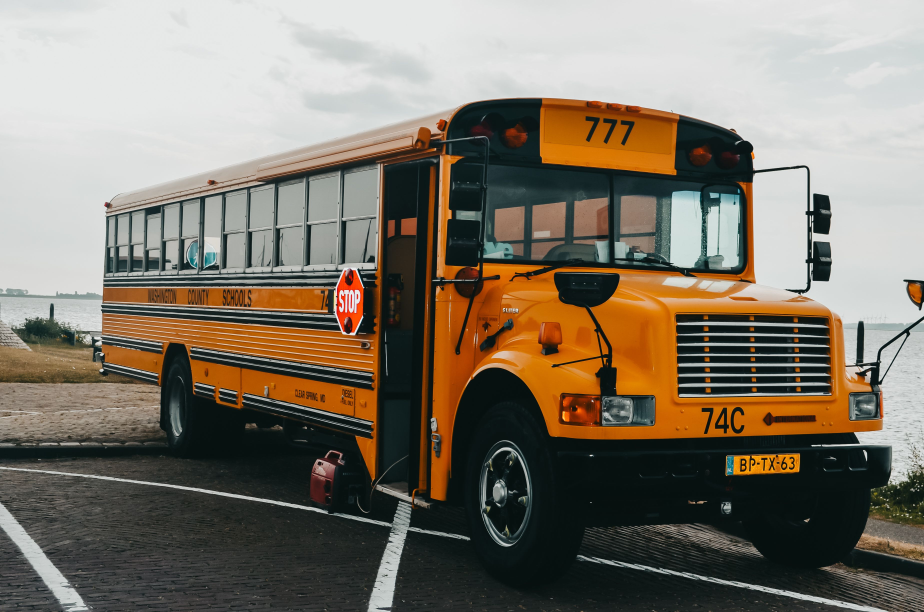
#> input picture out/precomputed/dl6_samples/01.jpg, 3696 x 2448 px (shown at 1/4 size); its folder holds 4 pictures in this run
$ python diag_dl6.py
#> lines starting #> are read from the running program, lines starting #| are printed output that depends on the picture
### train/train_dl6.py
"""DL-6 CNN Feature Map Visualization: no training. Takes pretrained MobileNetV2,
adds 5 intermediate layers as extra outputs, converts to fp16 .tflite, runs parity,
writes labels, metrics, golden files and the manifest entry.

Before running, put 20 sample images (jpg/png, free-to-use licences) in
    out/precomputed/dl6_samples/
and write their sources/licences in
    out/precomputed/dl6_samples_credits.txt

Run from the repo root:
    python -m train.train_dl6                      # strict parity, fp16 (guide default: 1e-2 absolute)
    python -m train.train_dl6 --parity relative    # fp16, relative/cosine parity (needs lead's OK)
    python -m train.train_dl6 --fp32               # fp32 model named dl6_mobilenetv2_fp32, strict 1e-4
"""
import argparse
import glob
import json
import os

import numpy as np
import tensorflow as tf
from tensorflow import keras
from PIL import Image

from common.seed import set_seed
from common.convert import keras_to_tflite
from common.metrics import write_metrics
from common.parity import parity_and_golden, run_tflite_keras
from common.manifest import make_entry, add_entry

NAME = 'dl6_mobilenetv2_fp16'
NAME_FP32 = 'dl6_mobilenetv2_fp32'
# criteria used ONLY with --parity relative (needs your team lead's OK):
REL_COSINE_MIN = 0.999     # cosine similarity of every output, Keras fp32 vs tflite
REL_MEAN_ERR_MAX = 0.05    # mean |diff| / mean |reference| of every feature map
REL_PRED_ABS_MAX = 0.02    # max |diff| of the class probabilities
SAMPLES_DIR = 'out/precomputed/dl6_samples'
CREDITS = 'out/precomputed/dl6_samples_credits.txt'
LABELS_OUT = 'out/precomputed/dl6_imagenet_labels.json'
MANIFEST_PART = 'out/manifest_c.json'
# feature maps from early (edges) to late (object parts)
TAPS = ['Conv1_relu', 'block_2_add', 'block_5_add', 'block_9_add', 'block_16_project_BN']
LABELS_URL = 'https://storage.googleapis.com/download.tensorflow.org/data/imagenet_class_index.json'


def load_image(path):
    """Shorter side resized to 224, centre crop 224x224, RGB, values 0-255 (float32)."""
#> called with path = 'out/precomputed/dl6_samples/01.jpg'
    img = Image.open(path).convert('RGB')
#> img is the input picture: PIL image 3696x2448 RGB; mean R, G, B 127.7, 118.9, 105.4
    w, h = img.size
#> w = 3696; h = 2448
    s = 224 / min(w, h)
#> s = 0.0915
    img = img.resize((max(224, round(w * s)), max(224, round(h * s))), Image.BILINEAR)
#> img: PIL image 338x224 RGB
    w, h = img.size
#> w = 338; h = 224
    l, t = (w - 224) // 2, (h - 224) // 2
#> l = 57; t = 0
    img = img.crop((l, t, l + 224, t + 224))
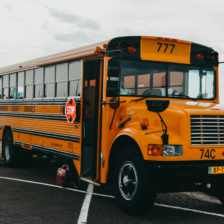
#> img: PIL image 224x224 RGB; mean R, G, B 114.5, 102.2, 85.5
    return np.asarray(img, dtype=np.float32)


# [142 lines left out: functions get_labels, build, tflite_io, relative_parity, main, not called in this run]


# [2 lines that do not run on import are left out]

### train/diag_dl6.py
"""Diagnostic for the DL-6 fp16 parity failure. Does NOT change any files.
Shows, for each output of the .tflite, how big the activations are and how far
the fp16 model drifts from the Keras fp32 model (absolute, relative, cosine similarity).

Run from the repo root, after train_dl6 has produced the .tflite:
    python -m train.diag_dl6
"""
import argparse
import glob
import json

import numpy as np
import tensorflow as tf

from train.train_dl6 import build, load_image, SAMPLES_DIR, NAME, LABELS_OUT


def main():
    ap = argparse.ArgumentParser()
    ap.add_argument('--random-weights', action='store_true', help='testing only')
    args = ap.parse_args()

    files = sorted(glob.glob(f'{SAMPLES_DIR}/*.jpg') + glob.glob(f'{SAMPLES_DIR}/*.jpeg')
                   + glob.glob(f'{SAMPLES_DIR}/*.png'))
    x = np.stack([load_image(f) for f in files]).astype(np.float32)
#> call 2 of load_image, with path = 'out/precomputed/dl6_samples/02.jpg'
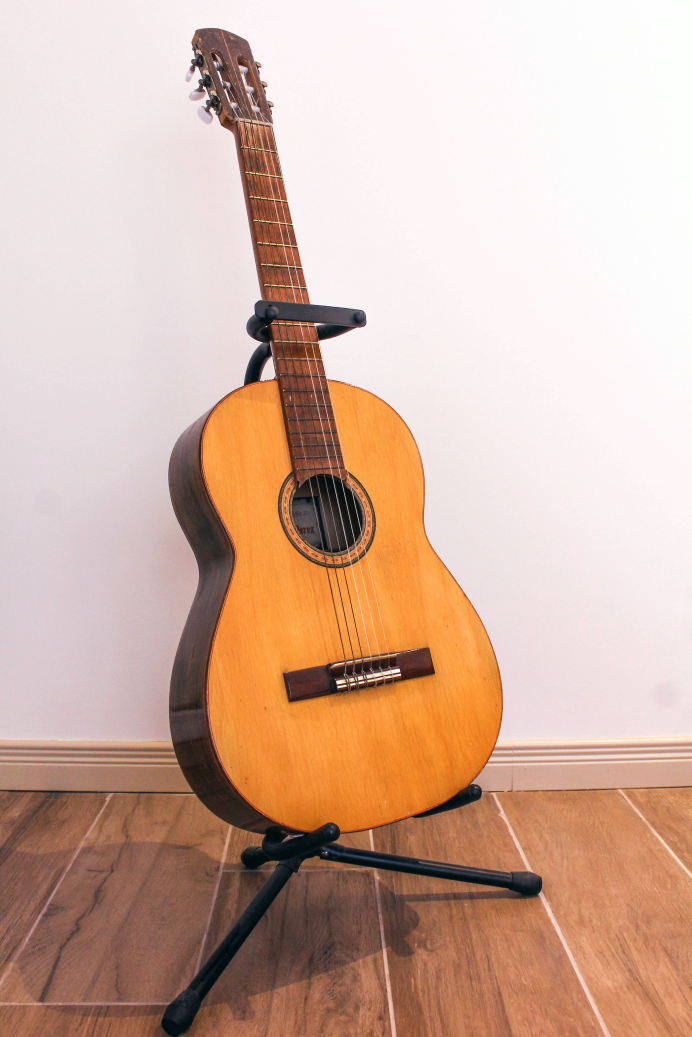
#> input picture out/precomputed/dl6_samples/02.jpg, 3456 x 5184 px (shown at 1/5 size)
#> in load_image, img is the input picture: PIL image 3456x5184 RGB; mean R, G, B 209.8, 178.5, 162
#> in load_image (call 2), `img = img.crop((l, t, l + 224, t + 224))`:
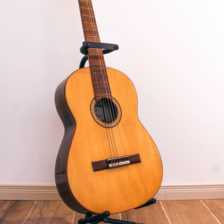
#> img: PIL image 224x224 RGB; mean R, G, B 217, 184.2, 165
#> call 3 of load_image, with path = 'out/precomputed/dl6_samples/03.jpg'
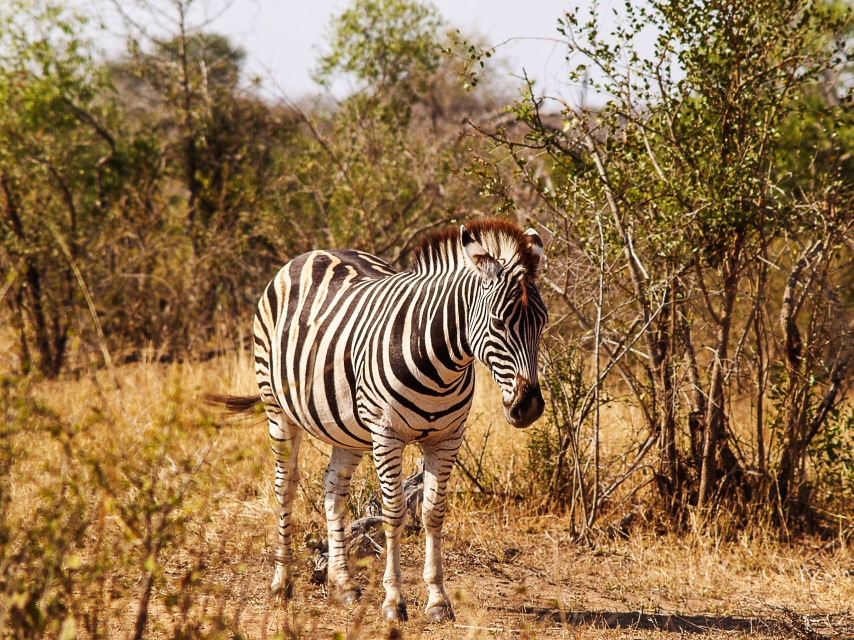
#> input picture out/precomputed/dl6_samples/03.jpg, 2560 x 1920 px (shown at 1/3 size)
#> in load_image, img is the input picture: PIL image 2560x1920 RGB; mean R, G, B 147, 115.3, 76.2
#> in load_image (call 3), `img = img.crop((l, t, l + 224, t + 224))`:
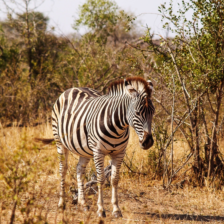
#> img: PIL image 224x224 RGB; mean R, G, B 152.5, 120.8, 84
#> call 4 of load_image, with path = 'out/precomputed/dl6_samples/04.jpg'
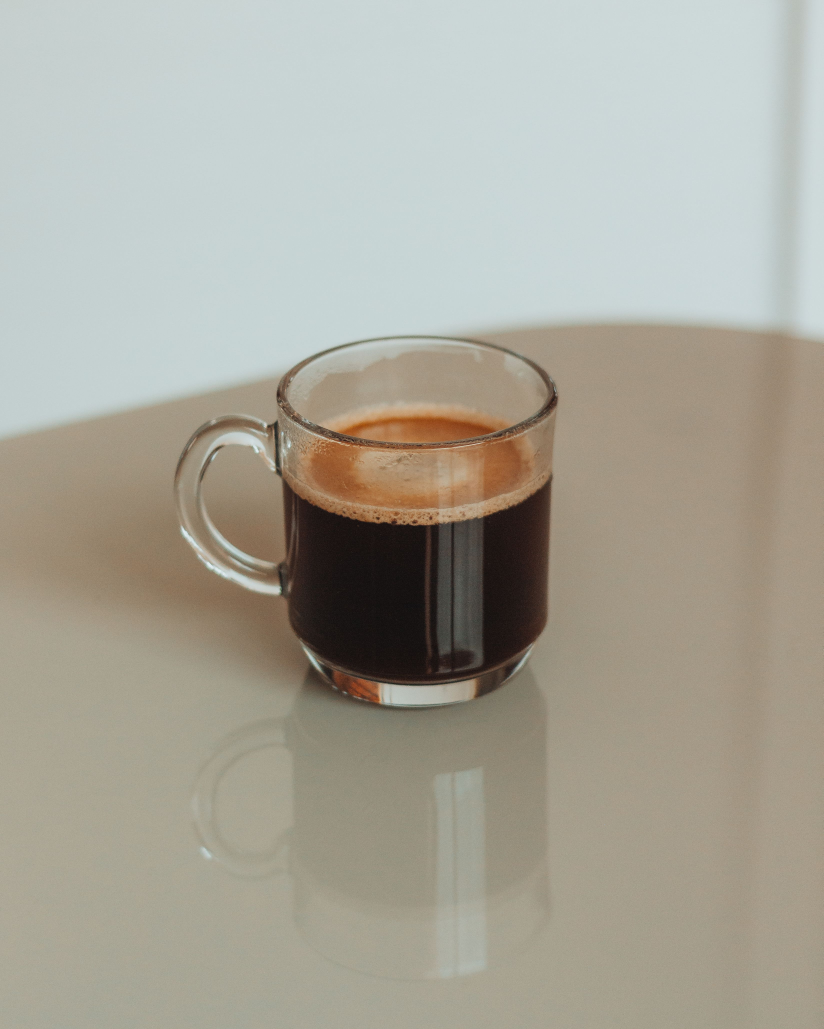
#> input picture out/precomputed/dl6_samples/04.jpg, 3293 x 4116 px (shown at 1/4 size)
#> in load_image, img is the input picture: PIL image 3293x4116 RGB; mean R, G, B 168.5, 165.8, 153.9
#> in load_image (call 4), `img = img.crop((l, t, l + 224, t + 224))`:
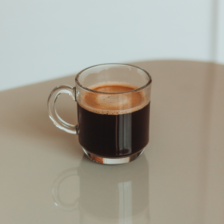
#> img: PIL image 224x224 RGB; mean R, G, B 164.7, 160.4, 147.7
#> (the run stopped early here; a loop or call above may not have finished)
